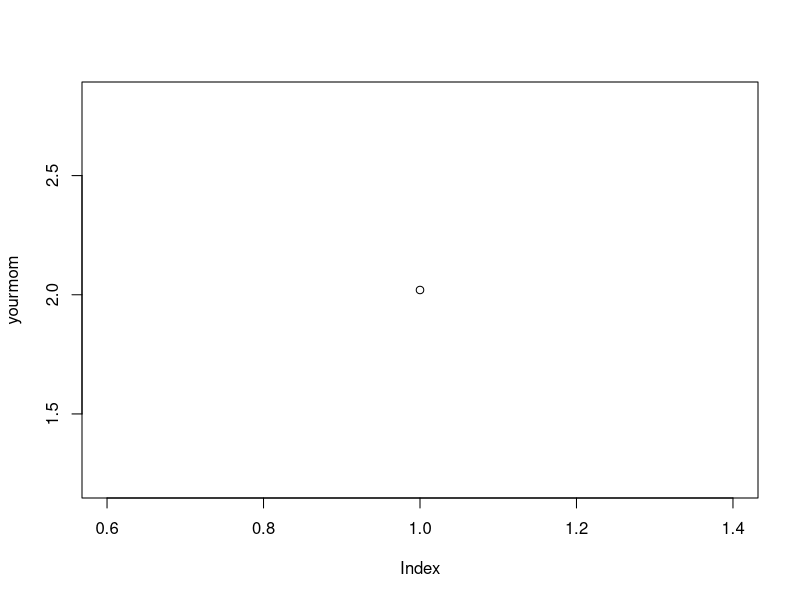
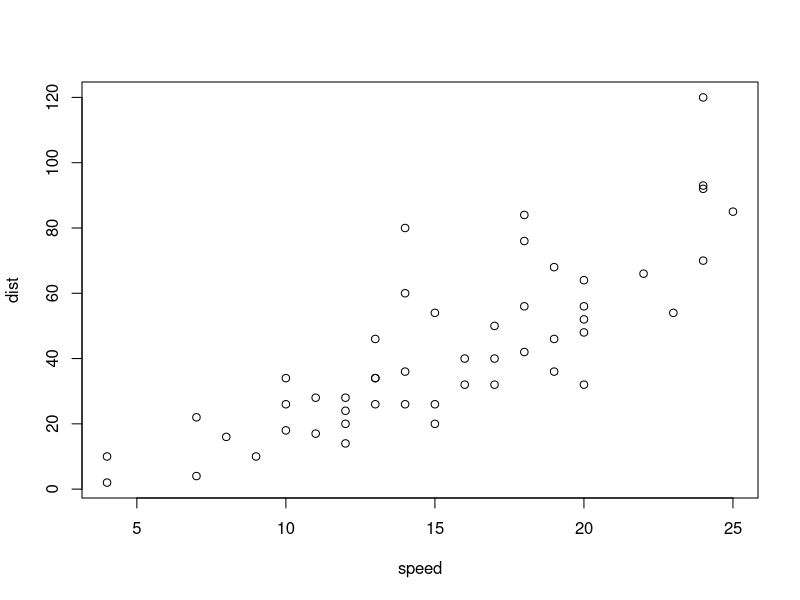

Reproduce these figures in R, in order.
## ---- chunk 1
knitr::opts_chunk$set(echo = TRUE)
## ---- chunk 2
yourmom <- 2 + 2 / (100)
print(yourmom)

plot(yourmom)
## ---- chunk 3
print("Hello World!")

plot(cars)

